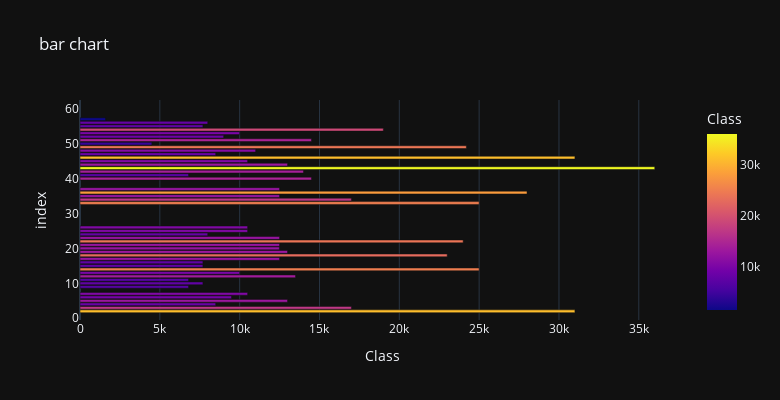

The cell this chart's notebook holds for it:
### Code cell
import plotly.express as px
import matplotlib.pyplot as plt
import seaborn as sns

fig=px.bar(df,x='new_price',title='bar chart',labels={'new_price':'Class','count':'Counts'},color='new_price',height=400,width=780,template='plotly_dark')
fig.show()

### Figure 1 — Plotly figure (JSON) as saved in the notebook; plotly's stock layout.template omitted (floating-point values rounded to 4 significant figures)
{"data": [{"alignmentgroup": "True", "hovertemplate": "Class=%{marker.color}<br>index=%{y}<extra></extra>", "legendgroup": "", "marker": {"color": [null, null, 30999, 16999, 8499, 12999, 9490, 10499, null, 6799, 7699, 6799, 13499, 9999, 24999, 7699, 7699, 12499, 22999, 12999, 12490, 12499, 23999, 12499, 7999, 10499, 10499, null, null, null, null, null, null, 24999, 16999, 12499, 27999, 12499, null, null, 14499, 6799, 13999, 35999, 12999, 10499, 30999, 8499, 10999, 24200, 4499, 14499, 8999, 9999, 18999, 7699, 7999, 1599, null, null, null, null, null], "coloraxis": "coloraxis", "pattern": {"shape": ""}}, "name": "", "offsetgroup": "", "orientation": "h", "showlegend": false, "textposition": "auto", "type": "bar", "x": [null, null, 30999, 16999, 8499, 12999, 9490, 10499, null, 6799, 7699, 6799, 13499, 9999, 24999, 7699, 7699, 12499, 22999, 12999, 12490, 12499, 23999, 12499, 7999, 10499, 10499, null, null, null, null, null, null, 24999, 16999, 12499, 27999, 12499, null, null, 14499, 6799, 13999, 35999, 12999, 10499, 30999, 8499, 10999, 24200, 4499, 14499, 8999, 9999, 18999, 7699, 7999, 1599, null, null, null, null, null], "xaxis": "x", "y": [0, 1, 2, 3, 4, 5, 6, 7, 8, 9, 10, 11, 12, 13, 14, 15, 16, 17, 18, 19, 20, 21, 22, 23, 24, 25, 26, 27, 28, 29, 30, 31, 32, 33, 34, 35, 36, 37, 38, 39, 40, 41, 42, 43, 44, 45, 46, 47, 48, 49, 50, 51, 52, 53, 54, 55, 56, 57, 58, 59, 60, 61, 62], "yaxis": "y"}], "layout": {"barmode": "relative", "coloraxis": {"colorbar": {"title": {"text": "Class"}}, "colorscale": [[0, "#0d0887"], [0.1111, "#46039f"], [0.2222, "#7201a8"], [0.3333, "#9c179e"], [0.4444, "#bd3786"], [0.5556, "#d8576b"], [0.6667, "#ed7953"], [0.7778, "#fb9f3a"], [0.8889, "#fdca26"], [1, "#f0f921"]]}, "height": 400, "legend": {"tracegroupgap": 0}, "title": {"text": "bar chart"}, "width": 780, "xaxis": {"anchor": "y", "domain": [0, 1], "title": {"text": "Class"}}, "yaxis": {"anchor": "x", "domain": [0, 1], "title": {"text": "index"}}}}
